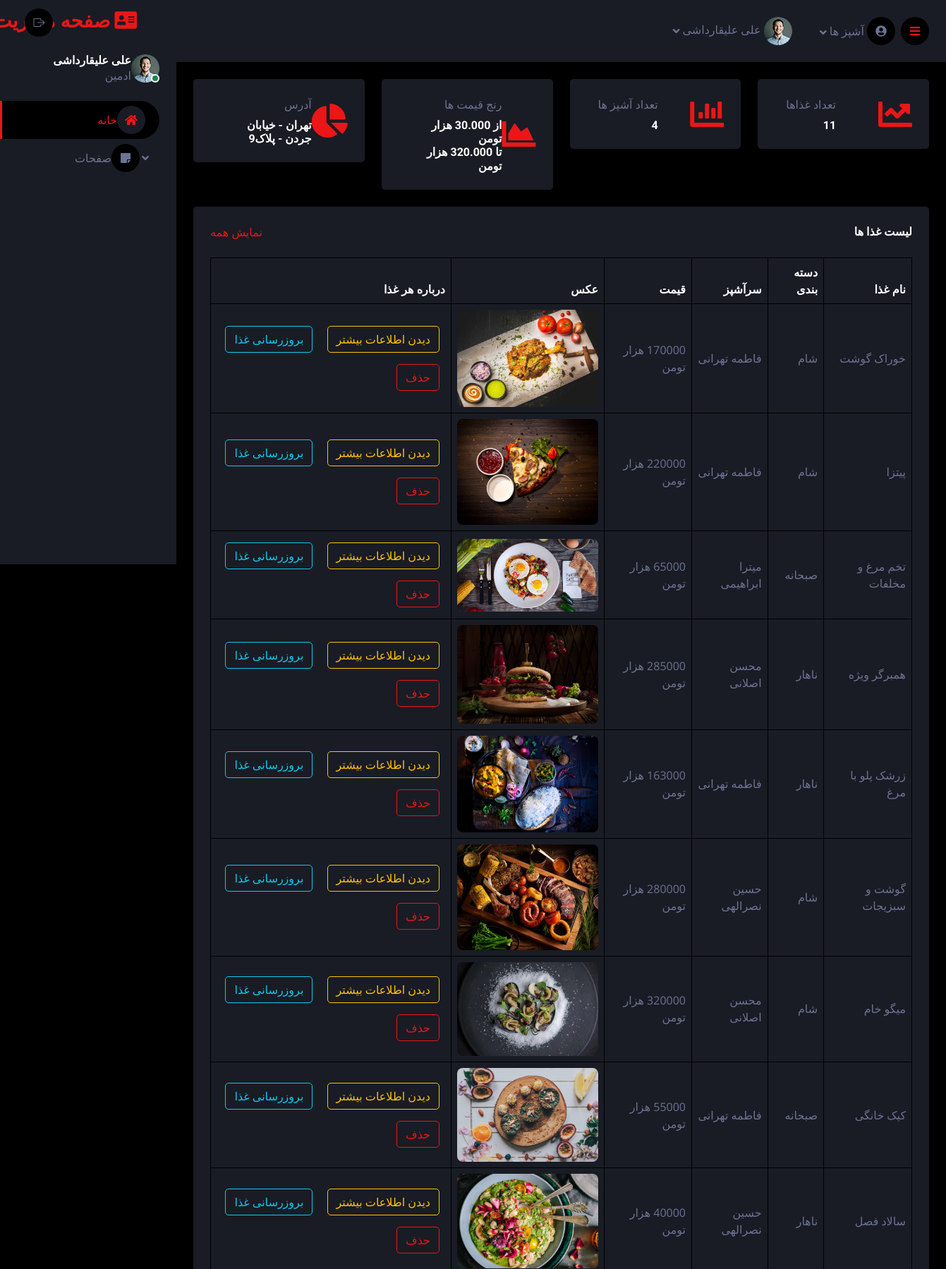
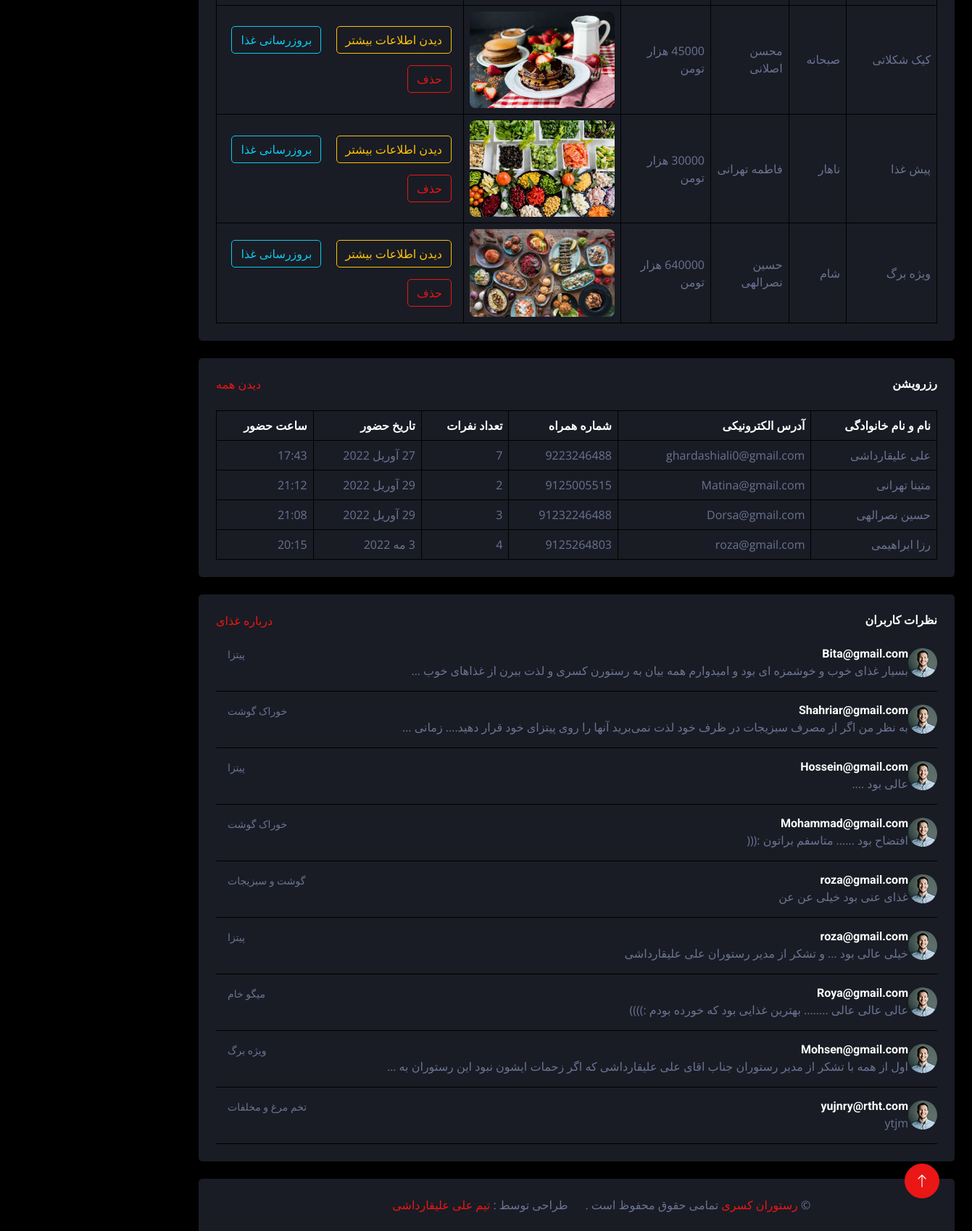
The app's page /account/ (signed in) with its own data (2 pictures, top to bottom).
### restaurant/models.py (models this page shows, shortened)
class Foods(models.Model):
    FOOD_CHOICES = (
        ("breakfast","صبحانه"),
        ("lunch","ناهار"),
        ("dinner","شام"),
        ("all","همه")
    )
    name = models.CharField(_(" نام "), max_length=50)
    description = models.TextField(_("  توضیحات  "))
    price = models.IntegerField(_("  قیمت  "))
    photo = models.ImageField(_("  عکس  "), upload_to='media/', height_field=None, width_field=None, max_length=None)
    ingredients = models.TextField(_("مواد لازم"))
    type_food = models.CharField(_("تایم غذا"), max_length=50 , choices=FOOD_CHOICES)
    master_chef = models.ForeignKey("MasterChef", related_name='food' ,verbose_name=_("سرآشپز"), on_delete=models.SET_NULL , null=True)
    created = models.DateTimeField(_("زمان انتشار"), default = timezone.now)
    category = models.ForeignKey("Category", verbose_name=_("دسته بندی"), related_name='food' ,on_delete=models.SET_NULL , null=True)
    favorite = models.ManyToManyField(User, blank=True ,verbose_name=_("علاقه مندی ها") , related_name='fa_user')
    class Meta:
        verbose_name = 'غذا'
        verbose_name_plural = 'غذا ها'
    def __str__(self):
        return self.name
    def photo_tag(self):
        return format_html("<img width='100px' style='border-radius:7px;' src='{}'>".format(self.photo.url))
    photo_tag.short_description='عکس غذا'

class Category(models.Model):
    title = models.CharField(_("نام دسته بندی"), max_length=50)
    slug = models.SlugField(_("شناسه دسته بندی"))
    class Meta():
        verbose_name = 'دسته بندی'
        verbose_name_plural = 'دسته بندی ها'
    def __str__(self):
        return self.title

class MasterChef(models.Model):
    name = models.CharField(_("اسم"), max_length=50)
    old = models.IntegerField(_("سن"))
    slug = models.SlugField(_("شناسه"))
    class Meta():
        verbose_name = 'سرآشپز'
        verbose_name_plural = 'سرآشپز ها'
    def __str__(self):
        return self.name

class Comments(models.Model):
    food = models.ForeignKey("Foods", verbose_name=_("غذا"), related_name='comments',  on_delete=models.CASCADE )
    name = models.CharField(_("نام و نام خانوادگی"), max_length=100)
    email = models.EmailField(_("آدرس ایمیل"), max_length=254)
    message = models.TextField(_("نظر"))
    class Meta():
        verbose_name = 'نظر'
        verbose_name_plural = 'نظرات'

### reserve/models.py (models this page shows, shortened)
class reserve (models.Model):
    name = models.CharField(_("نام و نام خانوادگی"), max_length=50)
    email = models.EmailField(_("ایمیل"), max_length=254)
    phone = models.IntegerField(_("شماره تلفن"))
    number = models.IntegerField(_("تعداد "))
    date = models.DateField(_("تاریخ"), auto_now=True)
    time = models.TimeField(_("ساعت"), auto_now=True)
    class Meta():
        verbose_name = 'رزرو'
        verbose_name_plural = 'رزرو ها'

### account/views.py (the view)
# urls.py: path('',home, name='home'),
@login_required
def home(request):
    FOOD=Foods.objects.all()
    RESERVE = reserve.objects.all()
    MRCHEF = MasterChef.objects.all()
    COMMENTS = Comments.objects.all()
    context = {
        'reserve':RESERVE ,
        'foods':FOOD,
        'masterchef':MRCHEF,
        'message':COMMENTS,
    }
    return render (request , 'registration/home.html' , context)

### templates/registration/home.html
{% extends 'registration/base-home.html' %}
{% load static %}
{% block content %}
            <div class="container-fluid pt-4 px-4">
                <div class="row g-4">
                    <div class="col-sm-6 col-xl-3">
                        <div class="bg-secondary rounded d-flex align-items-center justify-content-between p-4">
                            <i class="fa fa-chart-line fa-3x text-primary"></i>
                            <div class="ms-3">
                                <p class="mb-2">تعداد غذاها</p>
                                <h6 class="mb-0">11</h6>
                            </div>
                        </div>
                    </div>
                    <div class="col-sm-6 col-xl-3">
                        <div class="bg-secondary rounded d-flex align-items-center justify-content-between p-4">
                            <i class="fa fa-chart-bar fa-3x text-primary"></i>
                            <div class="ms-3">
                                <p class="mb-2">تعداد آشپز ها</p>
                                <h6 class="mb-0">4</h6>
                            </div>
                        </div>
                    </div>
                    <div class="col-sm-6 col-xl-3">
                        <div class="bg-secondary rounded d-flex align-items-center justify-content-between p-4">
                            <i class="fa fa-chart-area fa-3x text-primary"></i>
                            <div class="ms-3">
                                <p class="mb-2">رنج قیمت ها</p>
                                <h6 class="mb-0">از 30.000 هزار تومن</h6>
                                <h6 class="mb-0">تا 320.000 هزار تومن</h6>
                            </div>
                        </div>
                    </div>
                    <div class="col-sm-6 col-xl-3">
                        <div class="bg-secondary rounded d-flex align-items-center justify-content-between p-4">
                            <i class="fa fa-chart-pie fa-3x text-primary"></i>
                            <div class="ms-3">
                                <p class="mb-2">آدرس</p>
                                <h6 class="mb-0">تهران - خیابان جردن - پلاک9</h6>
                            </div>
                        </div>
                    </div>
                </div>
            </div>
            <div class="container-fluid pt-4 px-4">
                <div class="bg-secondary text-center rounded p-4">
                    <div class="d-flex align-items-center justify-content-between mb-4">
                        <h6 class="mb-0">لیست غذا ها</h6>
                        <a href="">نمایش همه</a>
                    </div>
                    <div class="table-responsive">
                        <table class="table text-start align-middle table-bordered table-hover mb-0">
                            <thead>
                                <tr class="text-white">
                                    <th scope="col">نام غذا</th>
                                    <th scope="col">دسته بندی</th>
                                    <th scope="col">سرآشپز</th>
                                    <th scope="col">قیمت</th>
                                    <th scope="col">عکس</th>
                                    <th scope="col">درباره هر غذا</th>
                                </tr>
                            </thead>
                            <tbody>
                                {% for food in foods.all %}
                                <tr>
                                    <td>{{food.name}}</td>
                                    <td>{{food.category}}</td>
                                    <td>{{food.master_chef}}</td>
                                    <td> {{food.price}} هزار تومن</td>
                                    <td><img style="width:200px ; height:120px border-radius:5px" src="{{food.photo.url}}"></td>
                                    <td><a target="_blank" href="{% url 'food:detail' food.id %}"><span type="button" class="btn btn-outline-warning m-2">دیدن اطلاعات بیشتر</span></a>
                                        <a target="_blank" href="{% url 'account:update' food.pk %}"><span type="button" class="btn btn-outline-info m-2">بروزرسانی غذا</span></a>
                                        <a target="_blank" href="{% url 'account:delete' food.pk %}"><button type="button" class="btn btn-outline-primary m-2">حذف</button></a>
                                    </td>
                                </tr>
                                {% endfor %}
                            </tbody>
                        </table>
                    </div>
                </div>
            </div>
            <div class="container-fluid pt-4 px-4">
                <div class="bg-secondary text-center rounded p-4">
                    <div class="d-flex align-items-center justify-content-between mb-4">
                        <h6 class="mb-0">رزرویشن</h6>
                        <a href="">دیدن همه</a>
                    </div>
                    <div class="table-responsive">
                        <table class="table text-start align-middle table-bordered table-hover mb-0">
                            <thead>
                                <tr class="text-white">
                                    <th scope="col">نام و نام خانوادگی</th>
                                    <th scope="col">آدرس الکترونیکی</th>
                                    <th scope="col">شماره همراه</th>
                                    <th scope="col">تعداد نفرات</th>
                                    <th scope="col">تاریخ حضور</th>
                                    <th scope="col">ساعت حضور</th>
                                </tr>
                            </thead>
                            <tbody>
                                {% for rec in reserve %}
                                <tr>
                                    <td>{{rec.name}}</td>
                                    <td>{{rec.email}}</td>
                                    <td>{{rec.phone}}</td>
                                    <td>{{rec.number}}</td>
                                    <td>{{rec.date}}</td>
                                    <td>{{rec.time}}</td>
                                </tr>
                                {% endfor %}
                            </tbody>
                        </table>
                    </div>
                </div>
            </div>
            <div class="container-fluid pt-4 px-4">
                <div class="row g-4">
                    <div class="col-sm-12 col-md-6 col-xl-12">
                        <div class="h-100 bg-secondary rounded p-4">
                            <div class="d-flex align-items-center justify-content-between mb-2">
                                <h6 class="mb-0">نظرات کاربران</h6>
                                <a href="">درباره غذای</a>
                            </div>
                            {% for mes in message %}
                                <div class="d-flex align-items-center border-bottom py-3">
                                    <img class="rounded-circle flex-shrink-0" src="{% static 'registration/home/img/user.jpg' %}" alt="" style="width: 40px; height: 40px;">
                                    <div class="w-100 ms-3">
                                        <div class="d-flex w-100 justify-content-between">
                                            <h6 class="mb-0">{{mes.email}}</h6>
                                            <small>{{mes.food}}</small>
                                        </div>
                                        <span>{{mes.message|truncatewords:20}}</span>
                                    </div>
                                </div>
                            {% endfor %}
                        </div>
                    </div>
                </div>
            </div>
{% endblock %}

### templates/registration/base-home.html (shortened to what this page needs)
{% load static %}
<!DOCTYPE html>
<html lang="en">
<head>
    <link href="https://cdnjs.cloudflare.com/ajax/libs/font-awesome/5.10.0/css/all.min.css" rel="stylesheet">
    <link href="https://cdn.jsdelivr.net/npm/bootstrap-icons@1.4.1/font/bootstrap-icons.css" rel="stylesheet">
    <link href="{% static 'registration/home/lib/owlcarousel/assets/owl.carousel.min.css' %}" rel="stylesheet">
    <link href="{% static 'registration/home/lib/tempusdominus/css/tempusdominus-bootstrap-4.min.css' %}" rel="stylesheet" />
    <link href="{% static 'registration/home/css/bootstrap.min.css' %}" rel="stylesheet">
    <link href="{% static 'registration/home/css/style.css' %}" rel="stylesheet">
    <link href="{% static 'registration/home/css/rtl.css' %}" rel="stylesheet">
</head>
<body>
    <div class="container-fluid position-relative d-flex p-0">
        <div class="sidebar pe-4 pb-3">
            <nav class="navbar bg-secondary navbar-dark">
                <a href="{% url 'account:home' %}" class="navbar-brand mx-4 mb-3">
                    <h3 class="text-primary"><i class="fa fa-address-card me-2"></i>صفحه مدیریت</h3>
                </a>
                <div class="d-flex align-items-center ms-4 mb-4">
                    <div class="position-relative">
                        <img class="rounded-circle" src="{% static 'registration/home/img/user.jpg' %}" alt="" style="width: 40px; height: 40px;">
                        <div class="bg-success rounded-circle border border-2 border-white position-absolute end-0 bottom-0 p-1"></div>
                    </div>
                    <div class="ms-3">
                        <h6 class="mb-0">{{user.get_full_name}}</h6>
                        <span>ادمین</span>
                    </div>
                </div>
                <div class="navbar-nav w-100">
                    <a href="{% url 'account:home' %}" class="nav-item nav-link active"><i class="fa fa-home"></i>خانه</a>
                    <div class="nav-item dropdown">
                        <a href="#" class="nav-link dropdown-toggle" data-bs-toggle="dropdown"><i class="fa fa-sticky-note me-2"></i>صفحات</a>
                    </div>
                </div>
            </nav>
        </div>
        <div class="content">
            <nav class="navbar navbar-expand bg-secondary navbar-dark sticky-top px-4 py-0">
                <a style="ma" href="#" class="sidebar-toggler flex-shrink-0">
                    <i class="fa fa-bars"></i>
                </a>
                <div class="navbar-nav align-items-center ms-auto">
                    <div class="nav-item dropdown">
                        <a href="#" class="nav-link dropdown-toggle" data-bs-toggle="dropdown">
                            <i class="fa fa-user-circle me-lg-2"></i>
                            <span class="d-none d-lg-inline-flex">آشپز ها</span>
                        </a>
                    </div>
                    <div class="nav-item dropdown">
                        <a href="#" class="nav-link dropdown-toggle" data-bs-toggle="dropdown">
                            <img class="rounded-circle me-lg-2" src="{% static 'registration/home/img/user.jpg' %}" alt="" style="width: 40px; height: 40px;">
                            <span class="d-none d-lg-inline-flex">{{user.get_full_name}}</span>
                        </a>
                    </div>
                    <a style="margin-right:847px" href="{% url 'account:logout' %}" class="nav-link">
                        <i class="bi bi-box-arrow-right"></i>
                    </a>
                </div>
            </nav>
{% block content %}
{% endblock %}
            <div class="container-fluid pt-4 px-4">
                <div class="bg-secondary rounded-top p-4">
                    <div class="row">
                        <div class="col-12 col-sm-6 text-center text-sm-start">
                            &copy; <a target="_blank" href="{% url 'food:home' %}"> رستوران کسری </a>تمامی حقوق محفوظ است .
                        </div>
                        <div class="col-12 col-sm-6 text-center text-sm-end">
                            طراحی توسط :  <a target="_blank" href="{% url 'account:home' %}">تیم علی علیقارداشی</a>
                        </div>
                    </div>
                </div>
            </div>
        </div>
        <a href="#" class="btn btn-lg btn-primary btn-lg-square back-to-top"><i class="bi bi-arrow-up"></i></a>
    </div>
</body>
</html>

### records on screen
Foods: name "خوراک گوشت", category "شام", master_chef "فاطمه تهرانی", photo (picture)
Foods: name "پیتزا", category "شام", master_chef "فاطمه تهرانی", photo (picture)
Foods: name "تخم مرغ و مخلفات", category "صبحانه", master_chef "میترا ابراهیمی", photo (picture)
Foods: name "همبرگر ویژه", category "ناهار", master_chef "محسن اصلانی", photo (picture)
Foods: name "زرشک پلو با مرغ", category "ناهار", master_chef "فاطمه تهرانی", photo (picture)
Foods: name "گوشت و سبزیجات", category "شام", master_chef "حسین نصرالهی", photo (picture)
Foods: name "میگو خام", category "شام", master_chef "محسن اصلانی", photo (picture)
Foods: name "کیک خانگی", category "صبحانه", master_chef "فاطمه تهرانی", photo (picture)
Foods: name "سالاد فصل", category "ناهار", master_chef "حسین نصرالهی", price "40000", photo (picture)
Foods: name "کیک شکلاتی", category "صبحانه", master_chef "محسن اصلانی", price "45000", photo (picture)
Foods: name "پیش غذا", category "ناهار", master_chef "فاطمه تهرانی", photo (picture)
Foods: name "ویژه برگ", category "شام", master_chef "حسین نصرالهی", photo (picture)
reserve: name "علی علیقارداشی", email "ghardashiali0@gmail.com", phone "9223246488", number "7", date "27 آوریل 2022", time "17:43"
reserve: name "متینا تهرانی", email "Matina@gmail.com", phone "9125005515", number "2", date "29 آوریل 2022", time "21:12"
reserve: name "حسین نصرالهی", email "Dorsa@gmail.com", phone "91232246488", number "3", date "29 آوریل 2022", time "21:08"
reserve: name "رزا ابراهیمی", email "roza@gmail.com", phone "9125264803", number "4", date "3 مه 2022", time "20:15"
Comments: email "Bita@gmail.com", food "پیتزا", message "بسیار غذای خوب و خوشمزه ای بود و امیدوارم همه بیان به رستورن کسری و لذت ببرن از غذاهای خوب …"
Comments: email "Shahriar@gmail.com", food "خوراک گوشت", message "به نظر من اگر از مصرف سبزیجات در ظرف خود لذت نمی‌برید آنها را روی پیتزای خود قرار دهید.... زمانی …"
Comments: email "Hossein@gmail.com", food "پیتزا", message "عالی بود ...."
Comments: email "Mohammad@gmail.com", food "خوراک گوشت", message "افتضاح بود ...... متاسفم براتون :((("
Comments: email "roza@gmail.com", food "گوشت و سبزیجات", message "غذای عنی بود خیلی عن عن"
Comments: email "roza@gmail.com", food "پیتزا", message "خیلی عالی بود ... و تشکر از مدیر رستوران علی علیقارداشی"
Comments: email "Roya@gmail.com", food "میگو خام", message "عالی عالی عالی ........ بهترین غذایی بود که خورده بودم :))))"
Comments: email "Mohsen@gmail.com", food "ویژه برگ", message "اول از همه با تشکر از مدیر رستوران جناب اقای علی علیقارداشی که اگر زحمات ایشون نبود این رستوران به …"
Comments: email "yujnry@rtht.com", food "تخم مرغ و مخلفات", message "ytjm"

### other values on screen
{{ user.get_full_name }} "علی علیقارداشی"
